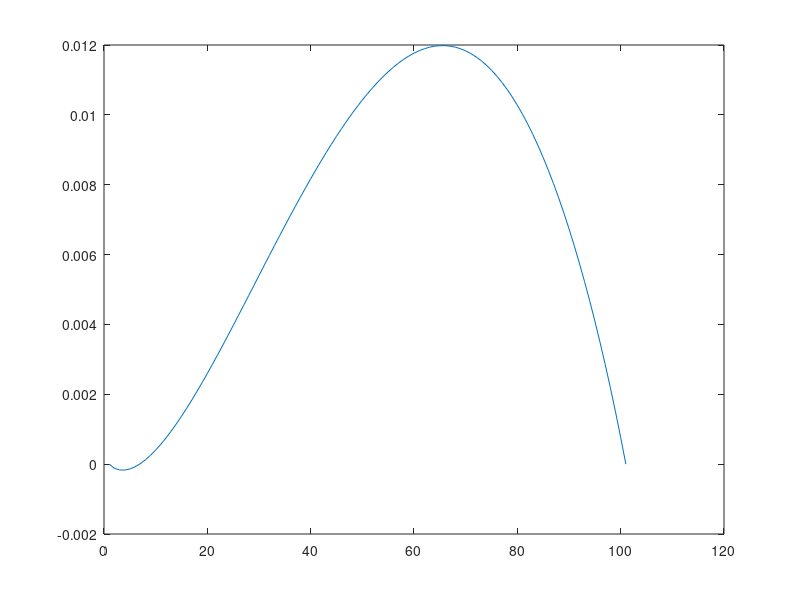

Here is the MATLAB script that generated this plot:
function lang
a=1.50;
s=0.8;
% c=1;
xdot=zeros();
 u=1;
for x=0:0.01:1;   
xdot(u)=0.1*x*(1-x)*(x^(a-1)*s-((1-x)^(a-1))*(1-s));
disp(xdot(u));
u=u+1;
end
plot(xdot);
end